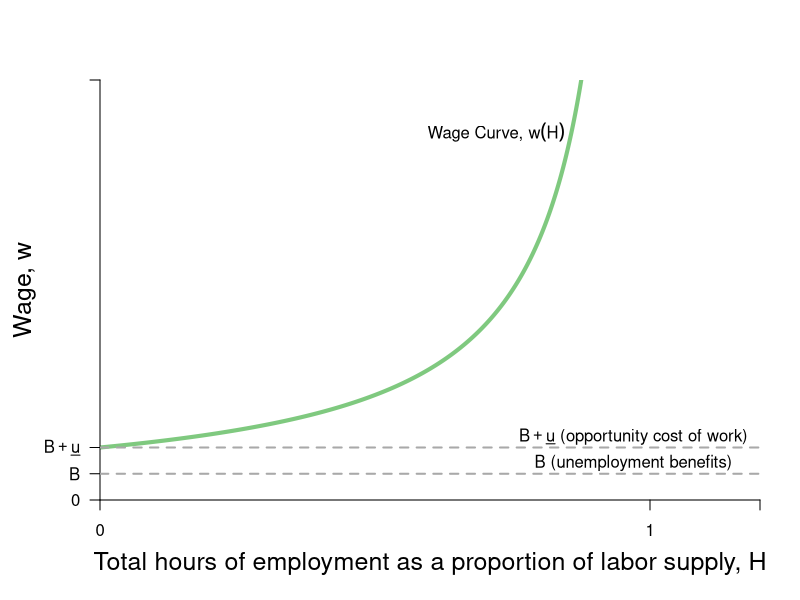

The R script that drew this image:
require(shape)
require(plotrix)
pdf(file = "employment/employment_wage_macro.pdf", width = 9, height = 7)

#Set parameters for graphics
axislabelsize <- 1.5
graphlinewidth <- 3

COL <- c("#7fc97f", "#beaed4", "#fdc086", "#ffff99", "#386cb0", "#f0027f", "#bf5b17", "#666666")
COLA <- c("#99d8c9","#66c2a4","#41ae76", "#238b45", "#005824")
COLB <- c("#4eb3d3", "#2b8cbe", "#0868ac","#084081")

WageFn <- function(H, delta = 5) {
  delta /(1 - H)
}

par(mar =  c(5, 5, 4, 2))

xlims <- c(0, 1.2)
ylims <- c(0, 40)

plot(0, 0, xlim = xlims, ylim = ylims, type = "n",
     xlab = expression(paste("Total hours of employment as a proportion of labor supply, ", H)),
     ylab = expression(paste("Wage, ", w)),
     xaxt = "n", 
     yaxt = "n",
     cex.lab = axislabelsize, 
     bty = "n", 
     xaxs="i", 
     yaxs="i")

npts <- 500 
npts2 <- 501
#Specify the sequences of points for graphing. 
xx1 <- seq(xlims[1], 0.9, length.out = npts)
xx2 <- seq(xlims[1], xlims[2], length.out = npts)
xx3 <- seq(xlims[1], xlims[2], length.out = npts2)
xx4 <- seq(xlims[1], 25, length.out = npts2)

#Draw the lines for the graphs
lines(xx1, WageFn(xx1), col = COL[1], lwd = 4)
#lines(xx2, solowCondition(xx2, delta = 5), col = COL[3], lwd = 4)
#lines(xx2, solowInfeas(xx2, delta = 5), col = COL[1], lwd = 4, lty = 2)

#Customize ticks and labels for the plot
ticksy <- c(0, 2.5, 5,  40)
ylabels <- c(0, expression(paste(B)), expression(paste(B+underline(u))), NA)
ticksx <- c(0, 1, xlims[2])
xlabels <- c(0, 1.0, NA)
axis(1, at = ticksx, pos = 0, labels = xlabels)
axis(2, at = ticksy, pos = 0, labels = ylabels, las = 1)

#Annotation of the  graphs
text(0.72, 35, expression(paste("Wage Curve, ", w(H))))

#Line for the absolute maximum quality
#segments(1, 0, 1, 42, lty = 2, lwd = 3, col = "darkgray")
#segments(0.75, 0, 0.75, 20, lty = 2, lwd = 2, col = "darkgray")

#Arrow to Slope of BRF
#Arrows(0.5, 13, 0.58, 13, col = "black", lty = 1, lwd = 2, arr.type = "triangle")
#text(0.35, 13, expression(paste("Slope = " - u[q], " = ", frac(delta, (1 - q)^2))))


#Arrows(0.8, 15, 0.8, 19, col = "black", lty = 1, lwd = 2, arr.type = "triangle")
#Arrows(0.8, 15, 0.8, 6, col = "black", lty = 1, lwd = 2, arr.type = "triangle")
#text(0.92, 12.5, expression(paste("Employment Rent")))

#Text to indicate delta = 5
#text(0.2, 38, expression(paste("Wage Function")))
#text(0.2, 36, expression(paste("set to ", delta, " = 5")))


#Zero profit condition 
#segments(0, 20, 0.75, 20, lty = 1, lwd = 2, col = "darkgray")
#segments(0.75, 20, 1.2, 20, lty = 2, lwd = 2, col = "darkgray")

#Unemployment benefits & a
segments(0, 5, 1.2, 5, lty = 2, lwd = 2, col = "darkgray")
segments(0, 2.5, 1.2, 2.5, lty = 2, lwd = 2, col = "darkgray")

#Zero profit condition
#text(1.02, 21, expression(paste("Zero profit condition, ", w == w[0])))
text(0.97, 6, expression(paste(B + underline(u), " (opportunity cost of work)")))
text(0.97, 3.5, expression(paste(B, " (unemployment benefits)")))
#text(1.08, 36, expression(paste("level of")))
#text(1.08, 34, expression(paste("employment, ", bar(H))))


dev.off()
